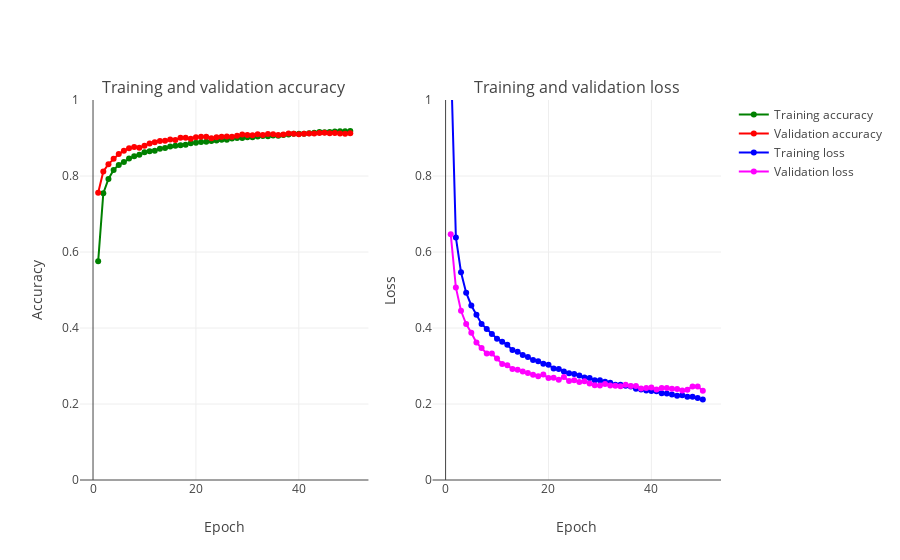

Notebook code cell kept with this figure:
### Code cell
def create_trace(x,y,ylabel,color):
        trace = go.Scatter(
            x = x,y = y,
            name=ylabel,
            marker=dict(color=color),
            mode = "markers+lines",
            text=x
        )
        return trace
    
def plot_accuracy_and_loss(train_model):
    hist = train_model.history
    acc = hist['acc']
    val_acc = hist['val_acc']
    loss = hist['loss']
    val_loss = hist['val_loss']
    epochs = list(range(1,len(acc)+1))
    
    
    
    trace_ta = create_trace(epochs,acc,"Training accuracy", "Green")
    trace_va = create_trace(epochs,val_acc,"Validation accuracy", "Red")
    trace_tl = create_trace(epochs,loss,"Training loss", "Blue")
    trace_vl = create_trace(epochs,val_loss,"Validation loss", "Magenta")
   
    fig = tools.make_subplots(rows=1,cols=2, subplot_titles=('Training and validation accuracy',
                                                             'Training and validation loss'))
    fig.append_trace(trace_ta,1,1)
    fig.append_trace(trace_va,1,1)
    fig.append_trace(trace_tl,1,2)
    fig.append_trace(trace_vl,1,2)
    fig['layout']['xaxis'].update(title = 'Epoch')
    fig['layout']['xaxis2'].update(title = 'Epoch')
    fig['layout']['yaxis'].update(title = 'Accuracy', range=[0,1])
    fig['layout']['yaxis2'].update(title = 'Loss', range=[0,1])
    
    iplot(fig, filename='accuracy-loss')

plot_accuracy_and_loss(train_model)

### Figure 1 — Plotly figure (JSON) as saved in the notebook; plotly's stock layout.template omitted (floating-point values rounded to 4 significant figures)
{"data": [{"marker": {"color": "Green"}, "mode": "markers+lines", "name": "Training accuracy", "text": ["1", "2", "3", "4", "5", "6", "7", "8", "9", "10", "11", "12", "13", "14", "15", "16", "17", "18", "19", "20", "21", "22", "23", "24", "25", "26", "27", "28", "29", "30", "31", "32", "33", "34", "35", "36", "37", "38", "39", "40", "41", "42", "43", "44", "45", "46", "47", "48", "49", "50"], "type": "scatter", "uid": "ba9b237f-0b28-44f3-b718-86d89d2ba9f8", "x": [1, 2, 3, 4, 5, 6, 7, 8, 9, 10, 11, 12, 13, 14, 15, 16, 17, 18, 19, 20, 21, 22, 23, 24, 25, 26, 27, 28, 29, 30, 31, 32, 33, 34, 35, 36, 37, 38, 39, 40, 41, 42, 43, 44, 45, 46, 47, 48, 49, 50], "xaxis": "x", "y": [0.5755, 0.7548, 0.7923, 0.8158, 0.8292, 0.8369, 0.8463, 0.8522, 0.8559, 0.8622, 0.8655, 0.8667, 0.872, 0.8738, 0.8778, 0.8793, 0.8812, 0.8821, 0.8861, 0.8874, 0.8896, 0.8903, 0.8924, 0.8935, 0.8957, 0.8953, 0.8987, 0.8997, 0.8999, 0.9018, 0.9018, 0.9037, 0.9056, 0.9045, 0.9063, 0.9059, 0.9078, 0.9092, 0.9114, 0.9109, 0.9112, 0.9126, 0.9136, 0.9157, 0.915, 0.9155, 0.917, 0.9176, 0.918, 0.9184], "yaxis": "y"}, {"marker": {"color": "Red"}, "mode": "markers+lines", "name": "Validation accuracy", "text": ["1", "2", "3", "4", "5", "6", "7", "8", "9", "10", "11", "12", "13", "14", "15", "16", "17", "18", "19", "20", "21", "22", "23", "24", "25", "26", "27", "28", "29", "30", "31", "32", "33", "34", "35", "36", "37", "38", "39", "40", "41", "42", "43", "44", "45", "46", "47", "48", "49", "50"], "type": "scatter", "uid": "281ee012-1d29-4583-8079-25bb8295aec7", "x": [1, 2, 3, 4, 5, 6, 7, 8, 9, 10, 11, 12, 13, 14, 15, 16, 17, 18, 19, 20, 21, 22, 23, 24, 25, 26, 27, 28, 29, 30, 31, 32, 33, 34, 35, 36, 37, 38, 39, 40, 41, 42, 43, 44, 45, 46, 47, 48, 49, 50], "xaxis": "x", "y": [0.7562, 0.8118, 0.8313, 0.8453, 0.8576, 0.8666, 0.8728, 0.876, 0.8743, 0.8798, 0.8858, 0.8886, 0.8923, 0.8931, 0.8962, 0.8945, 0.9005, 0.9007, 0.898, 0.9018, 0.9034, 0.9033, 0.8994, 0.9021, 0.9033, 0.9038, 0.9031, 0.9058, 0.9095, 0.9079, 0.9069, 0.9096, 0.9077, 0.9107, 0.9098, 0.908, 0.9094, 0.9116, 0.911, 0.9097, 0.9114, 0.9118, 0.9118, 0.9133, 0.9135, 0.9124, 0.9133, 0.9116, 0.9111, 0.9128], "yaxis": "y"}, {"marker": {"color": "Blue"}, "mode": "markers+lines", "name": "Training loss", "text": ["1", "2", "3", "4", "5", "6", "7", "8", "9", "10", "11", "12", "13", "14", "15", "16", "17", "18", "19", "20", "21", "22", "23", "24", "25", "26", "27", "28", "29", "30", "31", "32", "33", "34", "35", "36", "37", "38", "39", "40", "41", "42", "43", "44", "45", "46", "47", "48", "49", "50"], "type": "scatter", "uid": "ceb7273d-f983-4cea-979b-ffb3b4b7f0af", "x": [1, 2, 3, 4, 5, 6, 7, 8, 9, 10, 11, 12, 13, 14, 15, 16, 17, 18, 19, 20, 21, 22, 23, 24, 25, 26, 27, 28, 29, 30, 31, 32, 33, 34, 35, 36, 37, 38, 39, 40, 41, 42, 43, 44, 45, 46, 47, 48, 49, 50], "xaxis": "x2", "y": [1.127, 0.6384, 0.5468, 0.4928, 0.4593, 0.4347, 0.4105, 0.3975, 0.3844, 0.3719, 0.364, 0.3559, 0.3418, 0.3377, 0.3292, 0.3238, 0.3155, 0.3122, 0.3062, 0.3031, 0.2934, 0.2922, 0.2856, 0.2812, 0.2788, 0.2748, 0.2699, 0.2683, 0.2628, 0.2627, 0.2585, 0.2561, 0.2505, 0.2507, 0.2483, 0.246, 0.2402, 0.2378, 0.2354, 0.2343, 0.2337, 0.2286, 0.2276, 0.2251, 0.2216, 0.2231, 0.2192, 0.219, 0.2157, 0.212], "yaxis": "y2"}, {"marker": {"color": "Magenta"}, "mode": "markers+lines", "name": "Validation loss", "text": ["1", "2", "3", "4", "5", "6", "7", "8", "9", "10", "11", "12", "13", "14", "15", "16", "17", "18", "19", "20", "21", "22", "23", "24", "25", "26", "27", "28", "29", "30", "31", "32", "33", "34", "35", "36", "37", "38", "39", "40", "41", "42", "43", "44", "45", "46", "47", "48", "49", "50"], "type": "scatter", "uid": "a72f9aaf-955b-4b29-851b-668fc7801e45", "x": [1, 2, 3, 4, 5, 6, 7, 8, 9, 10, 11, 12, 13, 14, 15, 16, 17, 18, 19, 20, 21, 22, 23, 24, 25, 26, 27, 28, 29, 30, 31, 32, 33, 34, 35, 36, 37, 38, 39, 40, 41, 42, 43, 44, 45, 46, 47, 48, 49, 50], "xaxis": "x2", "y": [0.6469, 0.5068, 0.4454, 0.4104, 0.3877, 0.3617, 0.3471, 0.3331, 0.3327, 0.3197, 0.3055, 0.3017, 0.2923, 0.29, 0.2858, 0.2819, 0.2766, 0.2728, 0.2775, 0.2687, 0.2688, 0.2635, 0.2708, 0.2607, 0.2628, 0.2576, 0.2596, 0.2537, 0.2495, 0.2484, 0.2528, 0.2489, 0.2481, 0.2467, 0.2509, 0.2473, 0.2472, 0.2408, 0.2423, 0.2437, 0.2382, 0.2419, 0.2422, 0.2404, 0.2394, 0.2359, 0.2377, 0.2462, 0.2462, 0.2349], "yaxis": "y2"}], "layout": {"annotations": [{"font": {"size": 16}, "showarrow": false, "text": "Training and validation accuracy", "x": 0.225, "xanchor": "center", "xref": "paper", "y": 1, "yanchor": "bottom", "yref": "paper"}, {"font": {"size": 16}, "showarrow": false, "text": "Training and validation loss", "x": 0.775, "xanchor": "center", "xref": "paper", "y": 1, "yanchor": "bottom", "yref": "paper"}], "xaxis": {"anchor": "y", "domain": [0, 0.45], "title": {"text": "Epoch"}}, "xaxis2": {"anchor": "y2", "domain": [0.55, 1], "title": {"text": "Epoch"}}, "yaxis": {"anchor": "x", "domain": [0, 1], "range": [0, 1], "title": {"text": "Accuracy"}}, "yaxis2": {"anchor": "x2", "domain": [0, 1], "range": [0, 1], "title": {"text": "Loss"}}}}
